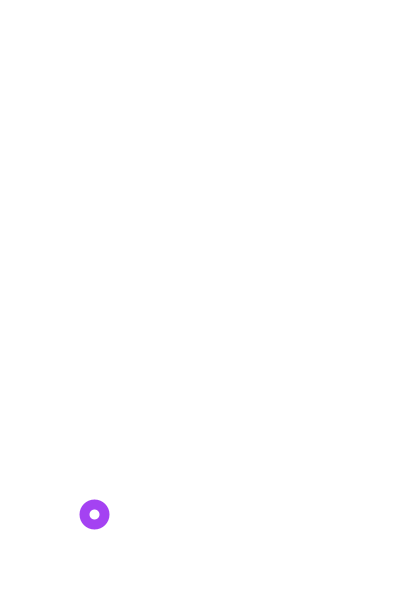
Frame 1 (no input)
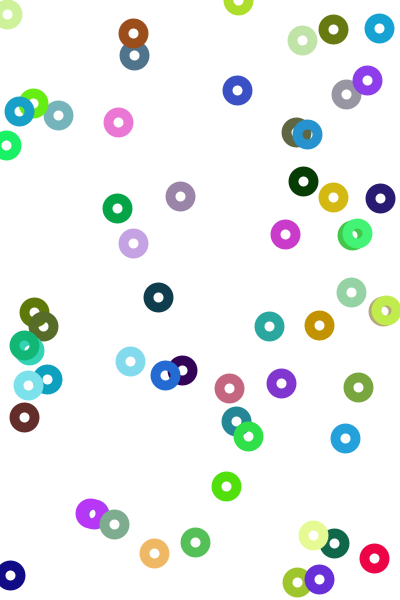
Frame 60 (the mouse pressed at the canvas centre just before this capture)
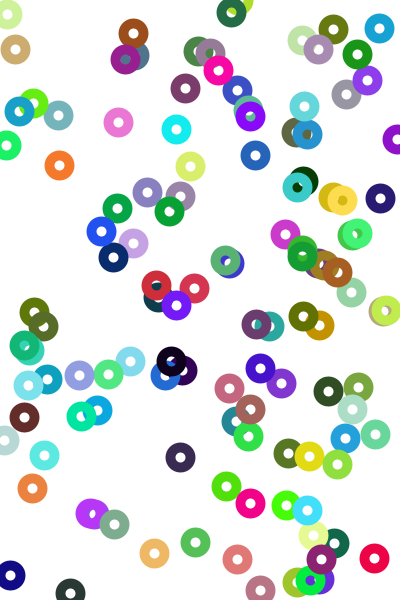
Frame 120 (the mouse held since frame 60 and released just before this capture)

The Processing sketch that drew these frames (run headless with seeded random() and noise(); from frame 60 on, the mouse is pressed at the canvas centre):

// Processing sketch: processing_98576
// ── processing_98576.pde

void setup()
{ 
  size(400, 600);
  background(255, 255, 255);
  smooth();
  frameRate(60);
} 

void draw() 
{  
  strokeWeight(10);
  noFill();
  stroke(random(255), random(255), random(255) );
  ellipse( random(width), random(height), 20, 20);  

}
